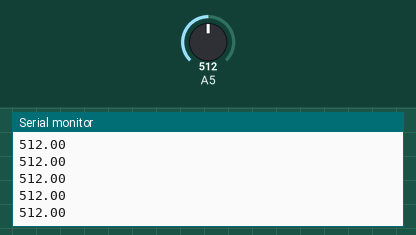
Recording of a sketch running on a simulated Arduino Uno, built with avr-gcc and run on an emulated ATmega328P. Parts: the last lines printed to the serial monitor. The inputs (shaded band) are chosen by the test bench; at power-on: A5 = 512.

Above: at 1.2 s.
1.3 s: A5 set to 716
At 1.31 s:
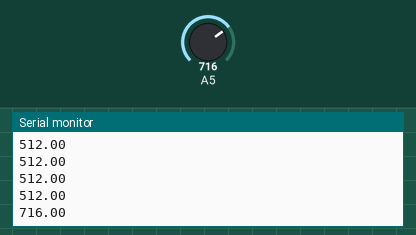
2.8 s: A5 set to 900
At 2.82 s:
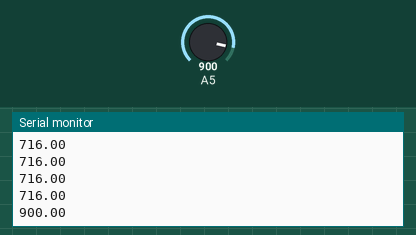
Timing chart, 0 to 5.8 s (numbered marks = the images above; inputs shaded):
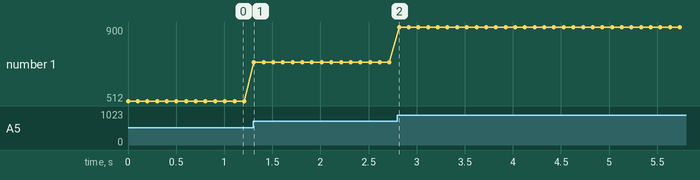

Measured:
- after the input at 1.3 s, the serial monitor: prints a new line at once (image 1)
- after the input at 2.8 s, the serial monitor: prints a new line at once (image 2)
- plotted number 1: 512 → 716 after the input at 1.3 s, 716 → 900 after the input at 2.8 s

The sketch:

Thermometer.ino
```cpp
float x;
void setup()
{
  Serial.begin (9600);
}

void loop()
{
  x=analogRead (5);

  Serial.println(x);
  delay(100);
  x = ((x * 9)/5) +32;
}
```
